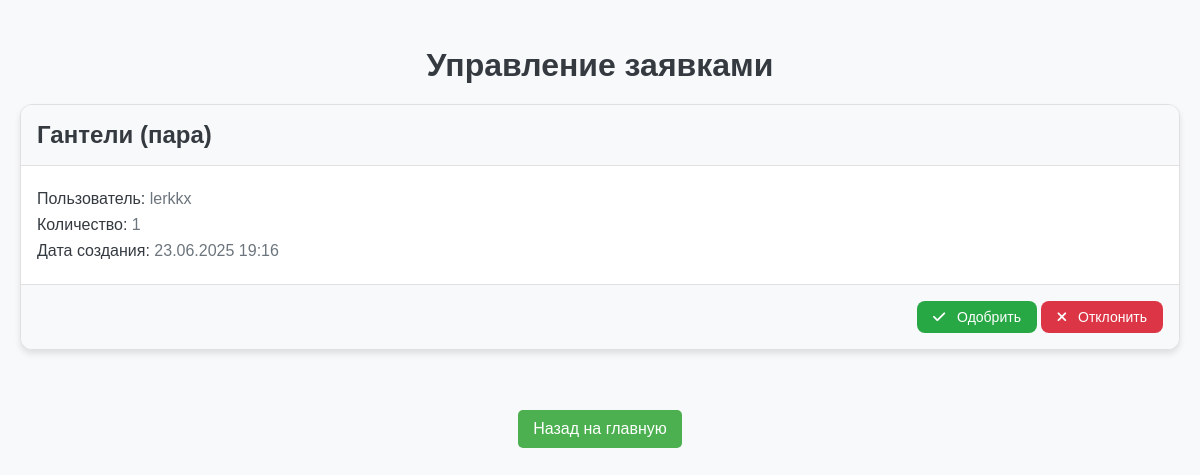
Before: /inventory/manage_requests/ (signed in) with the older database file.
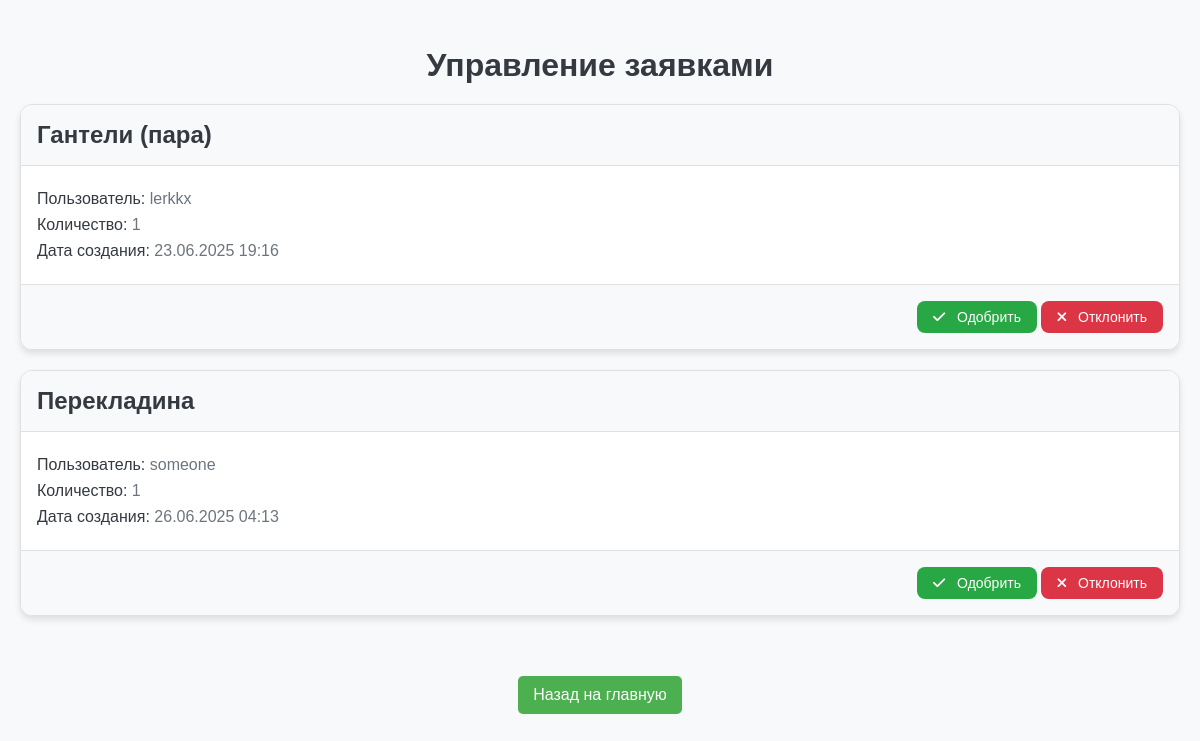
After: the same page with the newer database file.
### invpage/models.py (models this page shows, shortened)
class InventoryRequest(models.Model):
    user = models.ForeignKey(settings.AUTH_USER_MODEL, on_delete=models.CASCADE, verbose_name=_("Пользователь"))
    item = models.ForeignKey(InventoryItem, on_delete=models.CASCADE, verbose_name=_("Предмет"))
    status = models.CharField(max_length=50, default='В ожидании', verbose_name=_("Статус"))
    created_at = models.DateTimeField(auto_now_add=True, verbose_name=_("Дата создания"))
    request_id = models.AutoField(primary_key=True)
    quantity = models.PositiveIntegerField(default=0, verbose_name=_("Количество"))
    class Meta:
        verbose_name = _("запрос на инвентарь")
        verbose_name_plural = _("Запросы на инвентарь")

class InventoryItem(models.Model):
    name = models.CharField(max_length=255, verbose_name=_("Название"))
    description = models.TextField(verbose_name=_("Описание"))
    status = models.CharField(max_length=50, default='Исправен', verbose_name=_("Статус"))
    item_id = models.AutoField(primary_key=True)
    quantity = models.PositiveIntegerField(default=0, verbose_name=_("Количество"))
    class Meta:
        verbose_name = _("предмет инвентаря")
        verbose_name_plural = _("Предметы инвентаря")

### main/models.py (models this page shows, shortened)
class UserRegistration(AbstractUser):
    username = models.CharField(max_length=150, unique=True)
    email = models.EmailField(unique=True)
    password = models.CharField(max_length=128)
    token_timestamp = models.DateTimeField(null=True, blank=True)
    USERNAME_FIELD = 'username'
    REQUIRED_FIELDS = ['email']
    last_login = models.DateTimeField(null=True, blank=True)

### invpage/views.py (the view, shortened to what this page needs)
# urls.py: path('manage_requests/', manage_requests, name='manage_requests'),
@login_required
@user_passes_test(is_superuser)
def manage_requests(request):
    dict_quantity = {}
    for i in InventoryRequest.objects.filter(status='В ожидании'):
        if dict_quantity.get(i.item_id,0):
            dict_quantity[i.item_id] += i.quantity
        else:
            dict_quantity[i.item_id] = i.quantity
    pending_requests = InventoryRequest.objects.filter(status='В ожидании')
    print(dict_quantity)
    return render(request, 'invpage/request_direct.html', {'pending_requests': pending_requests, 'dictq' : dict_quantity})

### invpage/templatetags/custom_filters.py (called while the page is built)
@register.filter(name='get')
def get_item(dictionary, key):
    return dictionary.get(key, 0)

### invpage/views.py (called while the page is built)
def is_superuser(user):
    return user.is_superuser

### invpage/templates/invpage/request_direct.html (shortened to what this page needs)
{% load static %}
{% load custom_filters %}
<!DOCTYPE html>
<html lang="ru">
<head>
    <link rel="stylesheet" href="{% static 'invpage/css/req.css' %}">
    <link href="https://cdnjs.cloudflare.com/ajax/libs/font-awesome/6.0.0-beta3/css/all.min.css" rel="stylesheet">
</head>
<body>
    <div class="container">
        <h2>Управление заявками</h2>
        {% if pending_requests %}
            <div class="row">
                {% for req in pending_requests %}
                    <div class="col-md-6 mb-4">
                        <div class="request-card">
                            <div class="card-header">
                                <h3>{{ req.item.name }}</h3>
                            </div>
                            <div class="card-body">
                                <p><strong>Пользователь:</strong> {{ req.user.username }}</p>
                                <p><strong>Количество:</strong> {{ req.quantity }}</p>
                                <p><strong>Дата создания:</strong> {{ req.created_at|date:"d.m.Y H:i" }}</p>
                            </div>
                            <div class="card-l">
                                <form method="post" action="{% url 'manage_requests' %}" class="d-inline">
                                    {% if dictq|get:req.item_id <= req.item.quantity %}
                                        <button type="submit" name="action" value="approve" class="btn btn-success">
                                            <i class="fas fa-check"></i> Одобрить
                                        </button>
                                    {% else %}
                                        <button type="button" class="btn btn-success" onclick="openWarning('{{ req.request_id }}')">
                                            <i class="fas fa-check"></i> Одобрить
                                        </button>
                                    {% endif %}
                                    <button type="submit" name="action" value="reject" class="btn btn-false">
                                        <i class="fas fa-times"></i> Отклонить
                                    </button>
                                </form>
                            </div>
                        </div>
                    </div>
                {% endfor %}
            </div>
        {% else %}
            <div class="alert-info">
                Нет заявок, ожидающих рассмотрения.
            </div>
        {% endif %}
    </div>
    <div class="button-container">
        <a href="{% url 'index' %}">Назад на главную</a>
    </div>
</body>
</html>

### invpage/static/invpage/css/req.css (style rules this page uses)
body { font-family: 'Arial', sans-serif; background-color: #f8f9fa; margin: 0; padding: 0; }
.container { max-width: 1200px; margin: 0 auto; padding: 20px; }
h2 { font-size: 2rem; color: #343a40; margin-bottom: 20px; text-align: center; }
.request-card { background-color: #ffffff; border: 1px solid #e0e0e0; border-radius: 12px; box-shadow: 0 4px 6px rgba(0, 0, 0, 0.1); transition: transform 0.3s ease, box-shadow 0.3s ease; margin-bottom: 20px; overflow: hidden; }
.card-header { background-color: #f8f9fa; padding: 16px; border-bottom: 1px solid #e0e0e0; }
.card-header h3 { font-size: 1.5rem; font-weight: 600; color: #343a40; margin: 0; }
.card-body { padding: 16px; }
.card-body p { font-size: 1rem; color: #6c757d; margin: 8px 0; }
.card-body p strong { color: #343a40; font-weight: 500; }
.card-l { background-color: #f8f9fa; padding: 16px; border-top: 1px solid #e0e0e0; text-align: right; }
.btn { font-size: 0.875rem; padding: 8px 16px; border-radius: 8px; transition: background-color 0.3s ease; cursor: pointer; border: none; color: #fff; }
.btn-success { background-color: #28a745; }
.btn-false { background-color: #dc3545; }
.btn i { margin-right: 8px; }
a { display: inline-block; margin-top: 20px; padding: 10px 15px; background-color: #4CAF50; color: white; text-decoration: none; border-radius: 5px; text-align: center; }
.button-container { text-align: center; margin-bottom: 20px; }

Changed rows visible on the page:
added InventoryRequest: item.name "Перекладина", user.username "someone", quantity "1", created_at "26.06.2025 04:13", shows "Одобрить"
